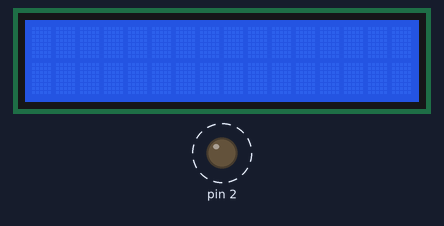
Bench run of a sketch on a simulated Arduino Uno, built with avr-gcc and run on an emulated ATmega328P. On the bench: 16×2 character LCD, output pins drawn as LEDs (lit = HIGH). Dashed ring = blinking. No radio packets arrive unless stated.

Above: at 0.6 s.
Timing chart, 0 to 3.1 s (numbered marks = the images above):
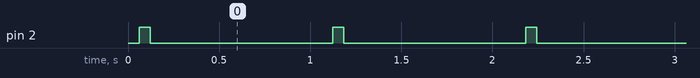

The sketch:

monologue.ino
```cpp
#include <LiquidCrystal.h>
#include <RH_ASK.h>
#include <SPI.h>

const int rs = 9, en = 10, d4 = 5, d5 = 6, d6 = 7, d7 = 8;
LiquidCrystal lcd(rs, en, d4, d5, d6, d7);

RH_ASK rh(2000, 0, 12, 0, false);

void setup() {
  pinMode(2, OUTPUT);

  lcd.begin(16,2);

  rh.init();
}

void loop() {

  digitalWrite(2, HIGH);

  char buf[20] = "Hello World!";

  rh.send((uint8_t*)buf, strlen(buf));
  rh.waitPacketSent();

  digitalWrite(2, LOW);

  delay(1000);
}
```

Measured:
- by itself, pin 2: alternates HIGH for 0.06 s and LOW for 1.0 s
